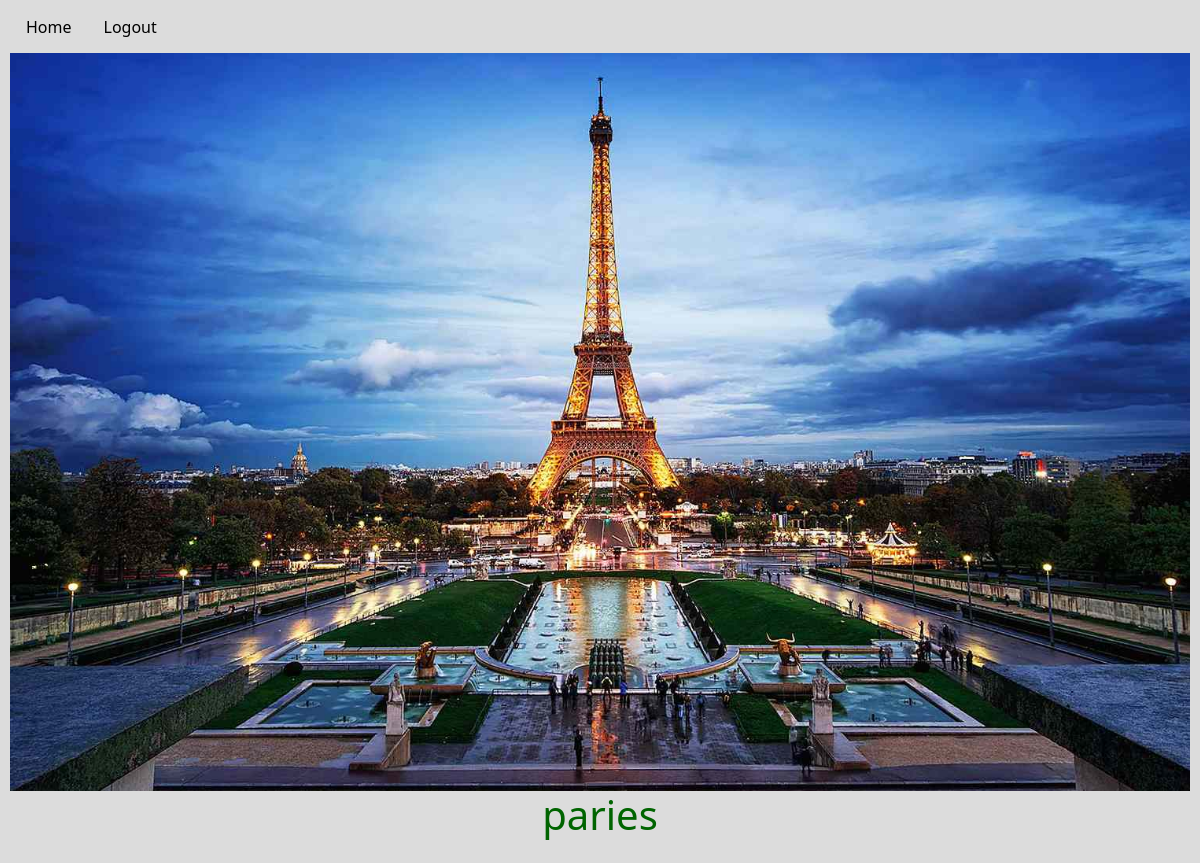
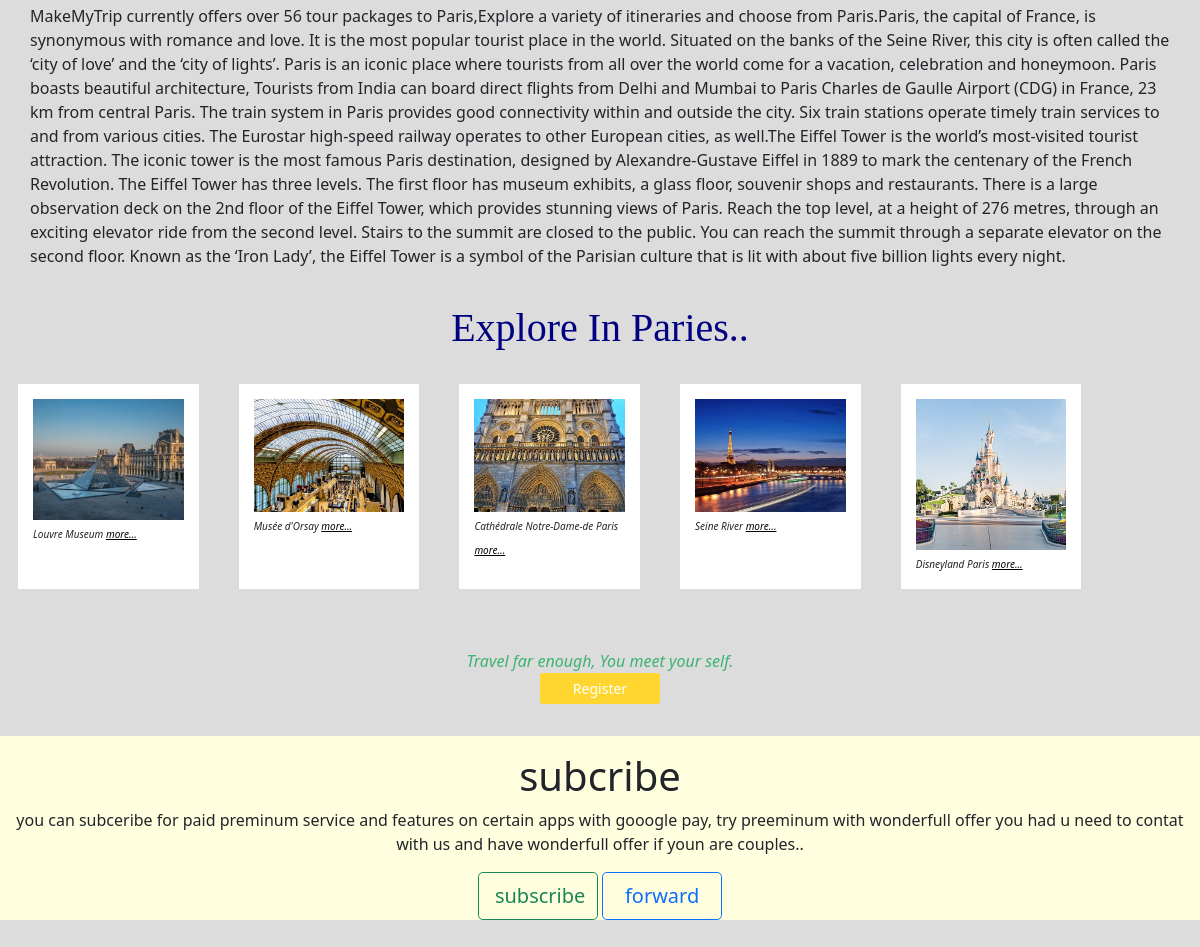
Page /tra_des/1 on the committed database (2 pictures, top to bottom).
### travelling/models.py (models this page shows)
class Destination_details(models.Model):
    des_place=models.CharField(max_length=200)
    des_img=models.ImageField(upload_to='media')
    des_img2=models.ImageField(upload_to='media')
    place_descrip=models.TextField(max_length=2000)
    price=models.IntegerField()
    img1 = models.ImageField(upload_to='media')
    name1 = models.CharField(max_length=200)
    des1 = models.TextField(max_length=1000)
    img2 = models.ImageField(upload_to='media')
    name2 = models.CharField(max_length=200)
    des2 = models.TextField(max_length=1000)
    img3 = models.ImageField(upload_to='media')
    name3 = models.CharField(max_length=200)
    des3 = models.TextField(max_length=1000)
    img4 = models.ImageField(upload_to='media')
    name4 = models.CharField(max_length=200)
    des4 = models.TextField(max_length=1000)
    img5 = models.ImageField(upload_to='media')
    name5 = models.CharField(max_length=200)
    des5 = models.TextField(max_length=1000)

### travelling/views.py (the view)
# urls.py: path('tra_des/<pk>',views.Tra_des, name='tra_des'),
def Tra_des(request,pk):
    instance = Destination_details.objects.get(pk=pk)
    instance2 = VisitPlace.objects.all()
    return render(request, 'traveler_descri.html', {'instane':instance, 'instane2':instance2})

### templates/traveler_descri.html (shortened to what this page needs)
{% load static %}
<!DOCTYPE html>
<html lang="en">
<head>
  <link href="https://cdn.jsdelivr.net/npm/bootstrap@5.0.2/dist/css/bootstrap.min.css" rel="stylesheet">
</head>
<body>
  <div class='nav'>
    <h6><a class="nav-link active" style="color:Black;" aria-current="page" href="{% url 'home' %}">Home</a></h6>
    <h6><a class="nav-link" style="color:Black;" href="{% url 'logout' %}">Logout</a></h6>
  </div>
  <div class="responsive ">
    <div class="col-lg-12 img ">
      <img src="{{ instane.des_img2.url }}" style="width: 100%;">
      <h1 style="text-align: center; color: DarkGreen;">{{instane.des_place}}</h1>
        <p style="text-align: left;  padding:20px;">{{instane.place_descrip}}</i>
        </div>
  </div>
  <h1 style="  font-size: 40px ; font-family: cursive; text-align: center; color:navy;"> Explore In Paries..</h1>
  <div class="row lg-12 pt-2 my-2 ">
    <div class="column pt-2 my-2 " style="animation-play-state:running;padding:20px;">
      <div class="content ">
       <img src="{{ instane.img1.url }}"
         style="width: 100%;">
         <i style="font-style: oblique; font-size:10px;line-height:1;">{{instane.name1}}
         <a href="{% url 'place_descri' instane.id %}" style="color:Black;">more...</a>  </i>
       </div>
     </div>
     <div class="column pt-2 my-2 " style="animation-play-state:running;padding:20px;">
      <div class="content ">
       <img src="{{ instane.img2.url }}"
         style="width: 100%;">
         <i style="font-style: oblique; font-size:10px;line-height:1;">{{instane.name2}}
         <a href="{% url 'place_descri' instane.id %}" style="color:Black;">more...</a>  </i>
       </div>
     </div>
     <div class="column pt-2 my-2 " style="animation-play-state:running;padding:20px;">
      <div class="content ">
       <img src="{{ instane.img3.url }}"
         style="width: 100%;">
         <i style="font-style: oblique; font-size:10px;line-height:1;">{{instane.name3}}
         <a href="{% url 'place_descri' instane.id %}" style="color:Black;">more...</a>  </i>
       </div>
     </div>
     <div class="column pt-2 my-2 " style="animation-play-state:running;padding:20px;">
      <div class="content ">
       <img src="{{ instane.img4.url }}"
         style="width: 100%;">
         <i style="font-style: oblique; font-size:10px;line-height:1;">{{instane.name4}}
         <a href="{% url 'place_descri' instane.id %}" style="color:Black;">more...</a>  </i>
       </div>
     </div>
     <div class="column pt-2 my-2 " style="animation-play-state:running;padding:20px;">
      <div class="content ">
       <img src="{{ instane.img5.url }}"
         style="width: 100%;">
         <i style="font-style: oblique; font-size:10px;line-height:1;">{{instane.name5}}
         <a href="{% url 'place_descri' instane.id %}" style="color:Black;">more...</a>  </i>
       </div>
     </div>
     <div class="col-lg-12 pt-3 my-3" style="text-align:center">
      <i style="font-style: oblique; color:MediumSeaGreen">Travel far enough, You meet your self.</i><br>
      <a href="{% url 'formpage' %}" button type="submit" class="btn btn-sm" style="width:120px;background-color:#FFD630; color:white;"  name="Register">Register</button></a>
    </div>
    <div class="col-lg-12 pt-3 my-3" style="background-color:LightYellow; text-align:center;">
      <h1>subcribe</h1>
      <p> you can subceribe for paid preminum service and features on certain apps with gooogle pay,
        try preeminum with wonderfull offer you had
        u need to contat with us and have wonderfull offer if youn are couples..
      </p>
      <button type="subcribe" class="btn btn-outline-success btn-lg" name="subscribe" style="width:120px;text-align: center;">subscribe</button>
      <button type="forewared" class="btn btn-outline-primary btn-lg" name="forward" style="width:120px; text-align: center;">forward</button>
    </div>
  </div>
</body>
</html>

### templates/traveler_descri.html (style rules this page uses)
body { background-color:Gainsboro; padding: 10px; }
div { display:block; unicode-bidi:isolated }
* { box-sizing: border-box; }
.content { background-color: white; padding: 15px; width:100%; height:100%; text-align:left; }
.column { float: left; width: 18.33%; padding:20px; }

### rows in the picture
Destination_details: des_img2 (picture), des_place "paries", place_descrip "MakeMyTrip currently offers over 56 tour packages to Paris,Explore a variety of itineraries and choose from Paris.Paris, the capital of France, is synonymous with romance and love. It is the most popular tourist place in the world. Situated on the banks of the Seine River, this city is often called the ‘city of love’ and the ‘city of lights’. Paris is an iconic place where tourists from all over the world come for a vacation, celebration and honeymoon. Paris boasts beautiful architecture, Tourists from India can board direct flights from Delhi and Mumbai to Paris Charles de Gaulle Airport (CDG) in France, 23 km from central Paris. The train system in Paris provides good connectivity within…", img1 (picture), name1 "Louvre Museum", img2 (picture), name2 "Musée d'Orsay", img3 (picture), name3 "Cathédrale Notre-Dame-de Paris", img4 (picture), name4 "Seine River", img5 (picture), name5 "Disneyland Paris"
